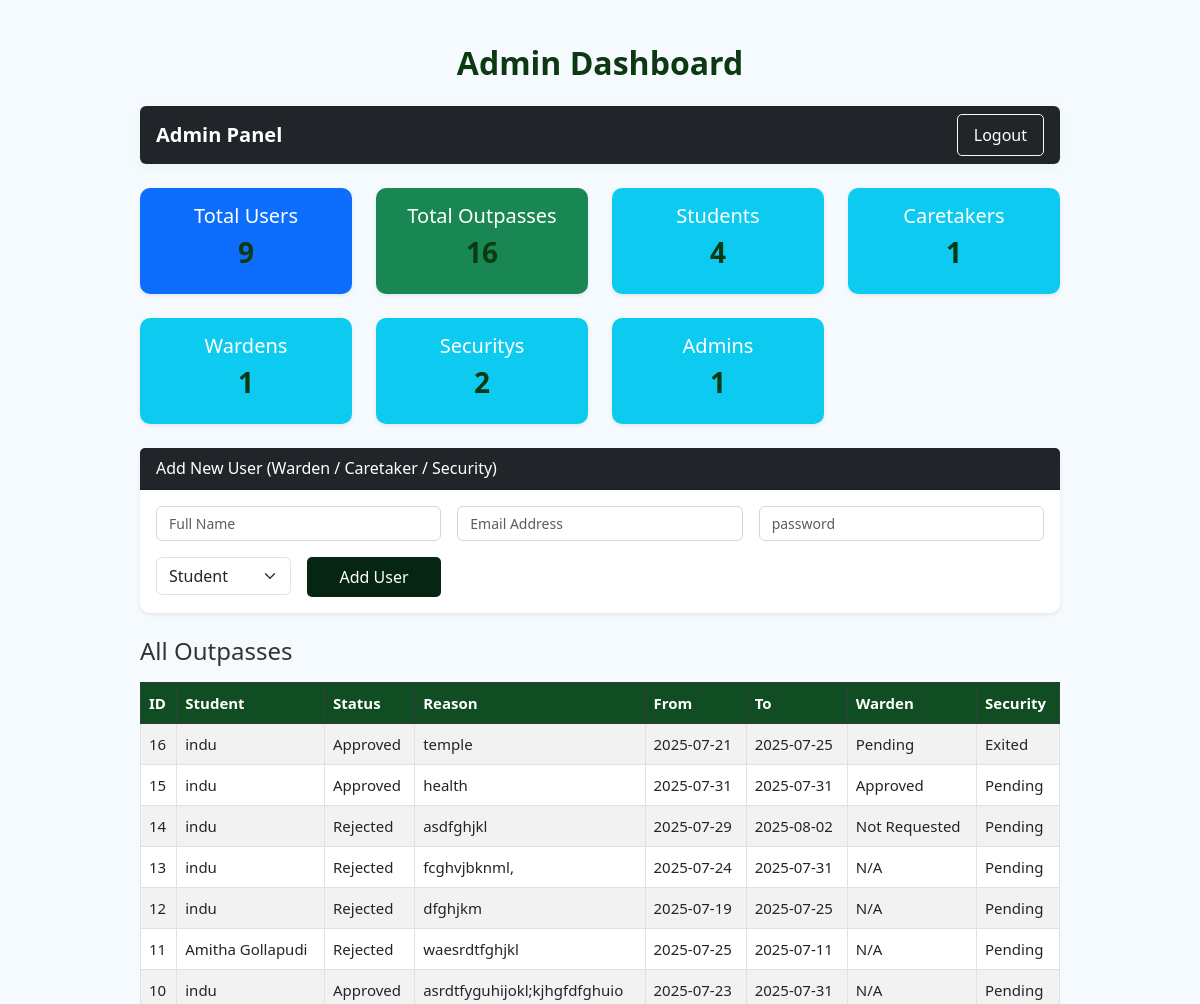
/admin/dashboard (signed in, upper part), run on an earlier commit of the app's database.
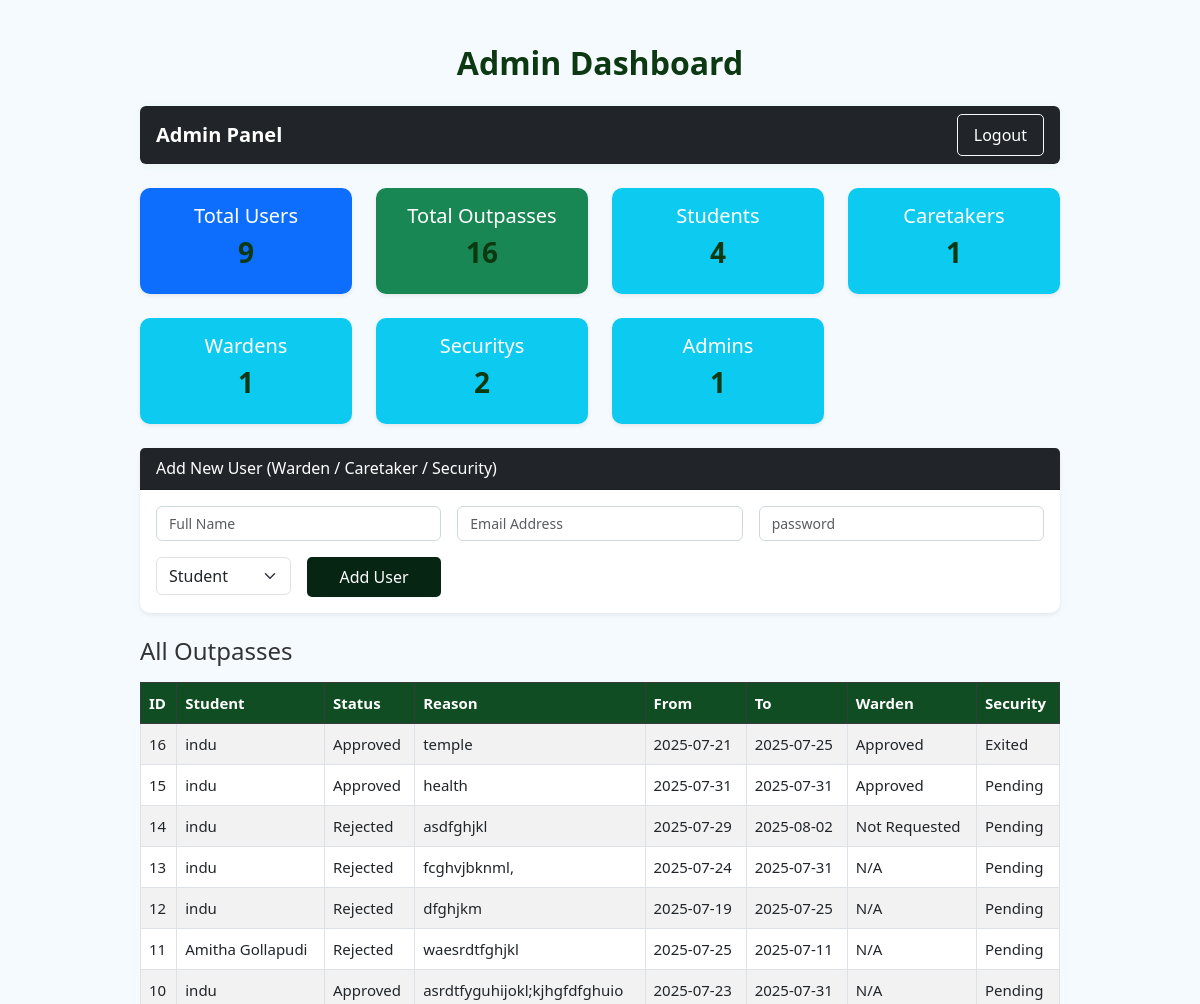
And on a later commit of the database.
### models.py (models this page shows, shortened)
class Outpass(db.Model):
    id = db.Column(db.Integer, primary_key=True)
    student_id = db.Column(db.Integer, db.ForeignKey('user.id'), nullable=False)
    reason = db.Column(db.Text, nullable=False)
    from_date = db.Column(db.Date, nullable=False)
    to_date = db.Column(db.Date, nullable=False)
    submitted_at = db.Column(db.DateTime, default=datetime.utcnow)  # Auto submission time
    status = db.Column(db.String(20), default='Pending')  # Pending / Approved / Rejected
    warden_required = db.Column(db.Boolean, default=False)
    security_exit =db.Column(db.String(20), default='Pending')
    exited_at=db.Column(db.DateTime,default=datetime.utcnow)
    warden_approval = db.Column(db.String(20), default="Not Requested")
    warden_status = db.Column(db.String(20), default=None)

class User(UserMixin, db.Model):
    id = db.Column(db.Integer, primary_key=True)
    name = db.Column(db.String(100))
    gender = db.Column(db.String(10))
    phone = db.Column(db.String(20))
    address = db.Column(db.String(200))
    email = db.Column(db.String(120), unique=True)
    password_hash = db.Column(db.String(128))
    role = db.Column(db.String(20), default='student')
    idno = db.Column(db.String(20))  # University/college ID number
    branch = db.Column(db.String(50))             # E.g., CSE, ECE
    batch = db.Column(db.String(20))
    p_email = db.Column(db.String(120))
    outpasses = db.relationship('Outpass', backref='student', lazy=True)

### app.py (the view)
@app.route("/admin/dashboard", methods=["GET"])
@login_required
def admin_dashboard():
    if current_user.role != "admin":
        flash("Unauthorized access", "danger")
        return redirect(url_for("login"))
    total_users = User.query.count()
    total_outpasses = Outpass.query.count()
    all_users = User.query.all()
    all_outpasses = Outpass.query.order_by(Outpass.submitted_at.desc()).all()
    role_counts = defaultdict(int)
    for user in all_users:
        role_counts[user.role] += 1
    today = datetime.now(ZoneInfo("Asia/Kolkata")).date()
    last_week = today - timedelta(days=6)
    date_counts = defaultdict(int)
    for outpass in Outpass.query.filter(Outpass.submitted_at >= last_week).all():
        date_str = outpass.submitted_at.date().isoformat()
        date_counts[date_str] += 1
    for i in range(7):
        day = (last_week + timedelta(days=i)).isoformat()
        if day not in date_counts:
            date_counts[day] = 0
    date_counts = dict(sorted(date_counts.items()))
    return render_template(
        "admin/dashboard.html",
        total_users=total_users,
        total_outpasses=total_outpasses,
        all_users=all_users,
        all_outpasses=all_outpasses,
        role_counts=role_counts,
        date_counts=date_counts
    )

### app.py (called while the page is built)
@login_manager.user_loader
def load_user(user_id):
    return User.query.get(int(user_id))

### templates/admin/dashboard.html (shortened to what this page needs)
{% extends "base.html" %}
{% block content %}
<div class="container my-4">
    <h2 class="text-center mb-4">Admin Dashboard</h2>
    <nav class="navbar navbar-expand-lg navbar-dark bg-dark rounded mb-4 px-3">
        <a class="navbar-brand fw-bold" href="#">Admin Panel</a>
        <div class="ms-auto">
            <a class="btn btn-outline-light" href="{{ url_for('logout') }}">Logout</a>
        </div>
    </nav>
    <div class="row g-4 mb-4">
        <div class="col-md-3">
            <div class="card text-white bg-primary shadow-sm">
                <div class="card-body text-center">
                    <h5>Total Users</h5>
                    <h3>{{ total_users }}</h3>
                </div>
            </div>
        </div>
        <div class="col-md-3">
            <div class="card text-white bg-success shadow-sm">
                <div class="card-body text-center">
                    <h5>Total Outpasses</h5>
                    <h3>{{ total_outpasses }}</h3>
                </div>
            </div>
        </div>
        {% for role, count in role_counts.items() %}
        <div class="col-md-3">
            <div class="card text-white bg-info shadow-sm">
                <div class="card-body text-center">
                    <h5>{{ role.capitalize() }}s</h5>
                    <h3>{{ count }}</h3>
                </div>
            </div>
        </div>
        {% endfor %}
    </div>
    <div class="card mb-4 shadow-sm">
        <div class="card-header bg-dark text-white">
            Add New User (Warden / Caretaker / Security)
        </div>
        <div class="card-body">
            <form method="POST" action="{{ url_for('admin_create_user') }}">
                <div class="row g-3">
                    <div class="col-md-4">
                        <input type="text" name="name" class="form-control" placeholder="Full Name" required>
                    </div>
                    <div class="col-md-4">
                        <input type="email" name="email" class="form-control" placeholder="Email Address" required>
                    </div>
                    <div class="col-md-4">
                        <input type="password" name="password" class="form-control" placeholder="password" required>
                    </div>
                    <div class="col-md-2">
                        <select name="role" class="form-select" required>
                            <option value="student">Student</option>
                        </select>
                    </div>
                    <div class="col-md-2">
                        <button type="submit" class="btn btn-primary w-100">Add User</button>
                    </div>
                </div>
            </form>
        </div>
    </div>
    <div class="table-responsive mb-5">
        <h4 class="mb-3">All Outpasses</h4>
        <table class="table table-bordered table-striped table-hover align-middle">
            <thead class="table-dark">
                <tr>
                    <th>ID</th>
                    <th>Student</th>
                    <th>Status</th>
                    <th>Reason</th>
                    <th>From</th>
                    <th>To</th>
                    <th>Warden</th>
                    <th>Security</th>
                </tr>
            </thead>
            <tbody>
                {% for outpass in all_outpasses %}
                <tr>
                    <td>{{ outpass.id }}</td>
                    <td>{{ outpass.student.name }}</td>
                    <td>{{ outpass.status }}</td>
                    <td>{{ outpass.reason }}</td>
                    <td>{{ outpass.from_date }}</td>
                    <td>{{ outpass.to_date }}</td>
                    <td>{{ outpass.warden_approval or 'N/A' }}</td>
                    <td>{{ outpass.security_exit or 'Pending' }}</td>
                </tr>
                {% endfor %}
            </tbody>
        </table>
    </div>
</div>
{% endblock %}

What changed in the data, as far as the page shows it:
changed Outpass "temple": warden_approval "Pending" → "Approved"
